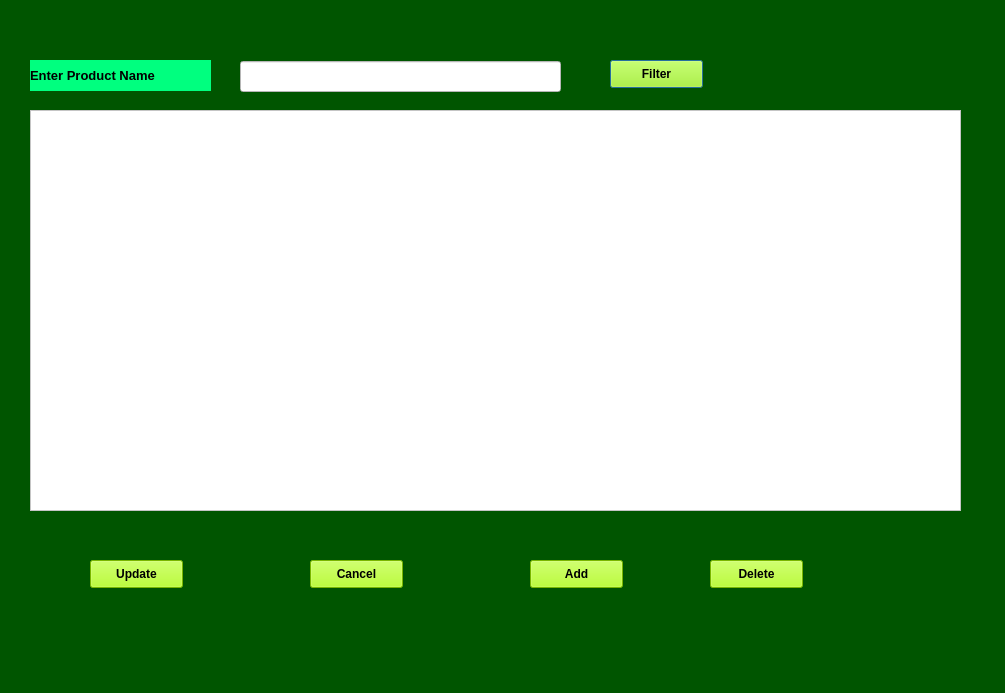
<?xml version="1.0" encoding="UTF-8"?>
<ui version="4.0">
 <class>Dialog</class>
 <widget class="QDialog" name="Dialog">
  <property name="geometry">
   <rect>
    <x>0</x>
    <y>0</y>
    <width>1005</width>
    <height>693</height>
   </rect>
  </property>
  <property name="windowTitle">
   <string>Dialog</string>
  </property>
  <property name="styleSheet">
   <string notr="true">background-color: rgb(0, 85, 0);</string>
  </property>
  <widget class="QLabel" name="label">
   <property name="geometry">
    <rect>
     <x>30</x>
     <y>60</y>
     <width>181</width>
     <height>31</height>
    </rect>
   </property>
   <property name="font">
    <font>
     <pointsize>10</pointsize>
     <weight>75</weight>
     <bold>true</bold>
    </font>
   </property>
   <property name="styleSheet">
    <string notr="true">background-color: rgb(0, 255, 127);</string>
   </property>
   <property name="text">
    <string>Enter Product Name</string>
   </property>
  </widget>
  <widget class="QLineEdit" name="prodname">
   <property name="geometry">
    <rect>
     <x>240</x>
     <y>61</y>
     <width>321</width>
     <height>31</height>
    </rect>
   </property>
   <property name="styleSheet">
    <string notr="true">background-color: rgb(255, 255, 255);</string>
   </property>
  </widget>
  <widget class="QPushButton" name="FilterButton">
   <property name="geometry">
    <rect>
     <x>610</x>
     <y>60</y>
     <width>93</width>
     <height>28</height>
    </rect>
   </property>
   <property name="font">
    <font>
     <weight>75</weight>
     <bold>true</bold>
    </font>
   </property>
   <property name="styleSheet">
    <string notr="true">background-color: rgb(170, 255, 0);</string>
   </property>
   <property name="text">
    <string>Filter</string>
   </property>
  </widget>
  <widget class="QTableView" name="tableView">
   <property name="geometry">
    <rect>
     <x>30</x>
     <y>110</y>
     <width>931</width>
     <height>401</height>
    </rect>
   </property>
   <property name="styleSheet">
    <string notr="true">background-color: rgb(255, 255, 255);</string>
   </property>
  </widget>
  <widget class="QPushButton" name="UpdateButton">
   <property name="geometry">
    <rect>
     <x>90</x>
     <y>560</y>
     <width>93</width>
     <height>28</height>
    </rect>
   </property>
   <property name="font">
    <font>
     <weight>75</weight>
     <bold>true</bold>
    </font>
   </property>
   <property name="styleSheet">
    <string notr="true">background-color: rgb(170, 255, 0);</string>
   </property>
   <property name="text">
    <string>Update</string>
   </property>
  </widget>
  <widget class="QPushButton" name="CancelButton">
   <property name="geometry">
    <rect>
     <x>310</x>
     <y>560</y>
     <width>93</width>
     <height>28</height>
    </rect>
   </property>
   <property name="font">
    <font>
     <weight>75</weight>
     <bold>true</bold>
    </font>
   </property>
   <property name="styleSheet">
    <string notr="true">background-color: rgb(170, 255, 0);</string>
   </property>
   <property name="text">
    <string>Cancel</string>
   </property>
  </widget>
  <widget class="QPushButton" name="InsertButton">
   <property name="geometry">
    <rect>
     <x>530</x>
     <y>560</y>
     <width>93</width>
     <height>28</height>
    </rect>
   </property>
   <property name="font">
    <font>
     <weight>75</weight>
     <bold>true</bold>
    </font>
   </property>
   <property name="styleSheet">
    <string notr="true">background-color: rgb(170, 255, 0);</string>
   </property>
   <property name="text">
    <string>Add</string>
   </property>
  </widget>
  <widget class="QPushButton" name="DeleteButton">
   <property name="geometry">
    <rect>
     <x>710</x>
     <y>560</y>
     <width>93</width>
     <height>28</height>
    </rect>
   </property>
   <property name="font">
    <font>
     <weight>75</weight>
     <bold>true</bold>
    </font>
   </property>
   <property name="styleSheet">
    <string notr="true">background-color: rgb(170, 255, 0);</string>
   </property>
   <property name="text">
    <string>Delete</string>
   </property>
  </widget>
 </widget>
 <resources/>
 <connections/>
</ui>
